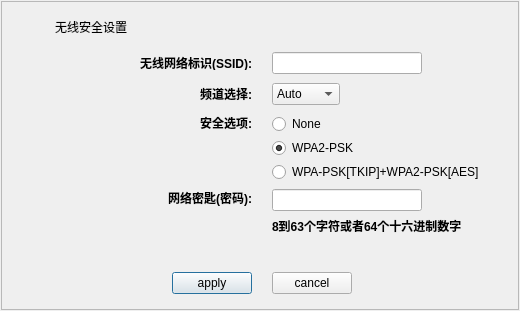
<?xml version="1.0" encoding="UTF-8"?>
<ui version="4.0">
 <class>PowerlineWirelessSet</class>
 <widget class="QDialog" name="PowerlineWirelessSet">
  <property name="geometry">
   <rect>
    <x>0</x>
    <y>0</y>
    <width>520</width>
    <height>311</height>
   </rect>
  </property>
  <property name="windowTitle">
   <string>Dialog</string>
  </property>
  <layout class="QVBoxLayout" name="verticalLayout">
   <property name="spacing">
    <number>1</number>
   </property>
   <property name="margin">
    <number>1</number>
   </property>
   <item>
    <widget class="QFrame" name="iframe">
     <property name="frameShape">
      <enum>QFrame::StyledPanel</enum>
     </property>
     <property name="frameShadow">
      <enum>QFrame::Raised</enum>
     </property>
     <widget class="QFrame" name="frame_13">
      <property name="geometry">
       <rect>
        <x>10</x>
        <y>49</y>
        <width>501</width>
        <height>211</height>
       </rect>
      </property>
      <property name="frameShape">
       <enum>QFrame::NoFrame</enum>
      </property>
      <property name="frameShadow">
       <enum>QFrame::Plain</enum>
      </property>
      <layout class="QVBoxLayout" name="verticalLayout_3">
       <property name="spacing">
        <number>5</number>
       </property>
       <property name="margin">
        <number>0</number>
       </property>
       <item>
        <widget class="QFrame" name="frame_10">
         <property name="maximumSize">
          <size>
           <width>16777215</width>
           <height>30</height>
          </size>
         </property>
         <property name="frameShape">
          <enum>QFrame::NoFrame</enum>
         </property>
         <property name="frameShadow">
          <enum>QFrame::Plain</enum>
         </property>
         <layout class="QHBoxLayout" name="horizontalLayout_8">
          <property name="spacing">
           <number>20</number>
          </property>
          <property name="topMargin">
           <number>2</number>
          </property>
          <property name="bottomMargin">
           <number>2</number>
          </property>
          <item>
           <widget class="QLabel" name="lab_ssid">
            <property name="sizePolicy">
             <sizepolicy hsizetype="Expanding" vsizetype="Preferred">
              <horstretch>0</horstretch>
              <verstretch>0</verstretch>
             </sizepolicy>
            </property>
            <property name="maximumSize">
             <size>
              <width>16777215</width>
              <height>15</height>
             </size>
            </property>
            <property name="styleSheet">
             <string notr="true">font: bold;</string>
            </property>
            <property name="text">
             <string>无线网络标识(SSID):</string>
            </property>
            <property name="alignment">
             <set>Qt::AlignRight|Qt::AlignTrailing|Qt::AlignVCenter</set>
            </property>
           </widget>
          </item>
          <item>
           <layout class="QHBoxLayout" name="horizontalLayout_13">
            <property name="leftMargin">
             <number>0</number>
            </property>
            <property name="rightMargin">
             <number>9</number>
            </property>
            <item>
             <widget class="QLineEdit" name="edt_ssid">
              <property name="sizePolicy">
               <sizepolicy hsizetype="Preferred" vsizetype="Fixed">
                <horstretch>0</horstretch>
                <verstretch>0</verstretch>
               </sizepolicy>
              </property>
              <property name="minimumSize">
               <size>
                <width>150</width>
                <height>0</height>
               </size>
              </property>
              <property name="maxLength">
               <number>32</number>
              </property>
             </widget>
            </item>
            <item>
             <spacer name="horizontalSpacer_11">
              <property name="orientation">
               <enum>Qt::Horizontal</enum>
              </property>
              <property name="sizeHint" stdset="0">
               <size>
                <width>40</width>
                <height>20</height>
               </size>
              </property>
             </spacer>
            </item>
           </layout>
          </item>
         </layout>
        </widget>
       </item>
       <item>
        <widget class="QFrame" name="frame_11">
         <property name="maximumSize">
          <size>
           <width>16777215</width>
           <height>30</height>
          </size>
         </property>
         <property name="frameShape">
          <enum>QFrame::NoFrame</enum>
         </property>
         <property name="frameShadow">
          <enum>QFrame::Plain</enum>
         </property>
         <layout class="QHBoxLayout" name="horizontalLayout_9">
          <property name="spacing">
           <number>20</number>
          </property>
          <property name="topMargin">
           <number>2</number>
          </property>
          <property name="bottomMargin">
           <number>2</number>
          </property>
          <item>
           <widget class="QLabel" name="lab_channel">
            <property name="sizePolicy">
             <sizepolicy hsizetype="Expanding" vsizetype="Preferred">
              <horstretch>0</horstretch>
              <verstretch>0</verstretch>
             </sizepolicy>
            </property>
            <property name="styleSheet">
             <string notr="true">font: bold;</string>
            </property>
            <property name="text">
             <string>频道选择:</string>
            </property>
            <property name="alignment">
             <set>Qt::AlignRight|Qt::AlignTrailing|Qt::AlignVCenter</set>
            </property>
           </widget>
          </item>
          <item>
           <layout class="QHBoxLayout" name="horizontalLayout_16">
            <property name="leftMargin">
             <number>0</number>
            </property>
            <property name="rightMargin">
             <number>9</number>
            </property>
            <item>
             <widget class="QComboBox" name="cob_channel">
              <property name="sizePolicy">
               <sizepolicy hsizetype="Preferred" vsizetype="Fixed">
                <horstretch>0</horstretch>
                <verstretch>0</verstretch>
               </sizepolicy>
              </property>
              <property name="minimumSize">
               <size>
                <width>68</width>
                <height>0</height>
               </size>
              </property>
              <property name="maximumSize">
               <size>
                <width>68</width>
                <height>16777215</height>
               </size>
              </property>
              <property name="focusPolicy">
               <enum>Qt::NoFocus</enum>
              </property>
              <property name="maxCount">
               <number>15</number>
              </property>
              <item>
               <property name="text">
                <string>Auto</string>
               </property>
              </item>
              <item>
               <property name="text">
                <string>1</string>
               </property>
              </item>
              <item>
               <property name="text">
                <string>2</string>
               </property>
              </item>
              <item>
               <property name="text">
                <string>3</string>
               </property>
              </item>
              <item>
               <property name="text">
                <string>4</string>
               </property>
              </item>
              <item>
               <property name="text">
                <string>5</string>
               </property>
              </item>
              <item>
               <property name="text">
                <string>6</string>
               </property>
              </item>
              <item>
               <property name="text">
                <string>7</string>
               </property>
              </item>
              <item>
               <property name="text">
                <string>8</string>
               </property>
              </item>
              <item>
               <property name="text">
                <string>9</string>
               </property>
              </item>
              <item>
               <property name="text">
                <string>10</string>
               </property>
              </item>
              <item>
               <property name="text">
                <string>11</string>
               </property>
              </item>
              <item>
               <property name="text">
                <string>12</string>
               </property>
              </item>
             </widget>
            </item>
            <item>
             <spacer name="horizontalSpacer_12">
              <property name="orientation">
               <enum>Qt::Horizontal</enum>
              </property>
              <property name="sizeType">
               <enum>QSizePolicy::Expanding</enum>
              </property>
              <property name="sizeHint" stdset="0">
               <size>
                <width>40</width>
                <height>20</height>
               </size>
              </property>
             </spacer>
            </item>
           </layout>
          </item>
         </layout>
        </widget>
       </item>
       <item>
        <widget class="QFrame" name="frame_12">
         <property name="minimumSize">
          <size>
           <width>0</width>
           <height>80</height>
          </size>
         </property>
         <property name="frameShape">
          <enum>QFrame::NoFrame</enum>
         </property>
         <property name="frameShadow">
          <enum>QFrame::Plain</enum>
         </property>
         <layout class="QHBoxLayout" name="horizontalLayout_10">
          <property name="spacing">
           <number>20</number>
          </property>
          <property name="topMargin">
           <number>2</number>
          </property>
          <property name="bottomMargin">
           <number>2</number>
          </property>
          <item>
           <widget class="QLabel" name="lab_sec">
            <property name="styleSheet">
             <string notr="true">font: bold;</string>
            </property>
            <property name="text">
             <string>安全选项:</string>
            </property>
            <property name="alignment">
             <set>Qt::AlignRight|Qt::AlignTop|Qt::AlignTrailing</set>
            </property>
           </widget>
          </item>
          <item>
           <widget class="QFrame" name="frame_2">
            <property name="sizePolicy">
             <sizepolicy hsizetype="Preferred" vsizetype="Preferred">
              <horstretch>0</horstretch>
              <verstretch>0</verstretch>
             </sizepolicy>
            </property>
            <property name="frameShape">
             <enum>QFrame::NoFrame</enum>
            </property>
            <property name="frameShadow">
             <enum>QFrame::Plain</enum>
            </property>
            <layout class="QVBoxLayout" name="verticalLayout_4" stretch="0,0,0,0">
             <property name="spacing">
              <number>4</number>
             </property>
             <property name="leftMargin">
              <number>0</number>
             </property>
             <property name="topMargin">
              <number>0</number>
             </property>
             <property name="bottomMargin">
              <number>0</number>
             </property>
             <item>
              <widget class="QRadioButton" name="rdt_none">
               <property name="focusPolicy">
                <enum>Qt::NoFocus</enum>
               </property>
               <property name="text">
                <string>None</string>
               </property>
              </widget>
             </item>
             <item>
              <widget class="QRadioButton" name="rdt_aes">
               <property name="focusPolicy">
                <enum>Qt::NoFocus</enum>
               </property>
               <property name="text">
                <string>WPA2-PSK</string>
               </property>
               <property name="checked">
                <bool>true</bool>
               </property>
              </widget>
             </item>
             <item>
              <widget class="QRadioButton" name="rdt_mix">
               <property name="sizePolicy">
                <sizepolicy hsizetype="Minimum" vsizetype="Fixed">
                 <horstretch>0</horstretch>
                 <verstretch>0</verstretch>
                </sizepolicy>
               </property>
               <property name="focusPolicy">
                <enum>Qt::NoFocus</enum>
               </property>
               <property name="text">
                <string>WPA-PSK[TKIP]+WPA2-PSK[AES]</string>
               </property>
              </widget>
             </item>
             <item>
              <spacer name="verticalSpacer_2">
               <property name="orientation">
                <enum>Qt::Vertical</enum>
               </property>
               <property name="sizeHint" stdset="0">
                <size>
                 <width>20</width>
                 <height>40</height>
                </size>
               </property>
              </spacer>
             </item>
            </layout>
           </widget>
          </item>
         </layout>
        </widget>
       </item>
       <item>
        <widget class="QFrame" name="fr_pwd">
         <property name="frameShape">
          <enum>QFrame::NoFrame</enum>
         </property>
         <property name="frameShadow">
          <enum>QFrame::Plain</enum>
         </property>
         <layout class="QHBoxLayout" name="horizontalLayout_7">
          <property name="spacing">
           <number>20</number>
          </property>
          <property name="topMargin">
           <number>0</number>
          </property>
          <property name="bottomMargin">
           <number>0</number>
          </property>
          <item>
           <widget class="QLabel" name="lab_key">
            <property name="sizePolicy">
             <sizepolicy hsizetype="Expanding" vsizetype="Preferred">
              <horstretch>0</horstretch>
              <verstretch>0</verstretch>
             </sizepolicy>
            </property>
            <property name="styleSheet">
             <string notr="true">font: bold;</string>
            </property>
            <property name="text">
             <string>网络密匙(密码):</string>
            </property>
            <property name="alignment">
             <set>Qt::AlignRight|Qt::AlignTop|Qt::AlignTrailing</set>
            </property>
           </widget>
          </item>
          <item>
           <widget class="QFrame" name="frame_8">
            <property name="sizePolicy">
             <sizepolicy hsizetype="Preferred" vsizetype="Preferred">
              <horstretch>0</horstretch>
              <verstretch>0</verstretch>
             </sizepolicy>
            </property>
            <property name="frameShape">
             <enum>QFrame::NoFrame</enum>
            </property>
            <property name="frameShadow">
             <enum>QFrame::Plain</enum>
            </property>
            <layout class="QVBoxLayout" name="verticalLayout_5">
             <property name="leftMargin">
              <number>0</number>
             </property>
             <property name="topMargin">
              <number>0</number>
             </property>
             <property name="bottomMargin">
              <number>0</number>
             </property>
             <item>
              <layout class="QHBoxLayout" name="horizontalLayout_12">
               <item>
                <widget class="QLineEdit" name="edt_key">
                 <property name="minimumSize">
                  <size>
                   <width>150</width>
                   <height>0</height>
                  </size>
                 </property>
                 <property name="maxLength">
                  <number>64</number>
                 </property>
                </widget>
               </item>
               <item>
                <spacer name="horizontalSpacer_9">
                 <property name="orientation">
                  <enum>Qt::Horizontal</enum>
                 </property>
                 <property name="sizeHint" stdset="0">
                  <size>
                   <width>40</width>
                   <height>20</height>
                  </size>
                 </property>
                </spacer>
               </item>
              </layout>
             </item>
             <item>
              <widget class="QLabel" name="lab_words_limit">
               <property name="sizePolicy">
                <sizepolicy hsizetype="Maximum" vsizetype="Preferred">
                 <horstretch>0</horstretch>
                 <verstretch>0</verstretch>
                </sizepolicy>
               </property>
               <property name="maximumSize">
                <size>
                 <width>222</width>
                 <height>16777215</height>
                </size>
               </property>
               <property name="styleSheet">
                <string notr="true">font: bold;</string>
               </property>
               <property name="text">
                <string>8到63个字符或者64个十六进制数字</string>
               </property>
               <property name="wordWrap">
                <bool>true</bool>
               </property>
              </widget>
             </item>
             <item>
              <spacer name="verticalSpacer">
               <property name="orientation">
                <enum>Qt::Vertical</enum>
               </property>
               <property name="sizeType">
                <enum>QSizePolicy::Expanding</enum>
               </property>
               <property name="sizeHint" stdset="0">
                <size>
                 <width>20</width>
                 <height>40</height>
                </size>
               </property>
              </spacer>
             </item>
            </layout>
           </widget>
          </item>
         </layout>
        </widget>
       </item>
      </layout>
      <zorder>frame_12</zorder>
      <zorder>frame_10</zorder>
      <zorder>frame_11</zorder>
      <zorder>fr_pwd</zorder>
     </widget>
     <widget class="QFrame" name="frame_6">
      <property name="geometry">
       <rect>
        <x>10</x>
        <y>270</y>
        <width>501</width>
        <height>25</height>
       </rect>
      </property>
      <property name="frameShape">
       <enum>QFrame::NoFrame</enum>
      </property>
      <property name="frameShadow">
       <enum>QFrame::Plain</enum>
      </property>
      <layout class="QHBoxLayout" name="horizontalLayout_6">
       <property name="spacing">
        <number>20</number>
       </property>
       <property name="margin">
        <number>0</number>
       </property>
       <item>
        <spacer name="horizontalSpacer_7">
         <property name="orientation">
          <enum>Qt::Horizontal</enum>
         </property>
         <property name="sizeHint" stdset="0">
          <size>
           <width>40</width>
           <height>20</height>
          </size>
         </property>
        </spacer>
       </item>
       <item>
        <widget class="QPushButton" name="but_apply">
         <property name="text">
          <string>apply</string>
         </property>
        </widget>
       </item>
       <item>
        <widget class="QPushButton" name="but_cancel">
         <property name="text">
          <string>cancel</string>
         </property>
        </widget>
       </item>
       <item>
        <spacer name="horizontalSpacer_8">
         <property name="orientation">
          <enum>Qt::Horizontal</enum>
         </property>
         <property name="sizeHint" stdset="0">
          <size>
           <width>40</width>
           <height>20</height>
          </size>
         </property>
        </spacer>
       </item>
      </layout>
     </widget>
     <widget class="QFrame" name="frame_3">
      <property name="geometry">
       <rect>
        <x>11</x>
        <y>15</y>
        <width>501</width>
        <height>21</height>
       </rect>
      </property>
      <property name="frameShape">
       <enum>QFrame::NoFrame</enum>
      </property>
      <property name="frameShadow">
       <enum>QFrame::Plain</enum>
      </property>
      <layout class="QHBoxLayout" name="horizontalLayout_2">
       <property name="spacing">
        <number>0</number>
       </property>
       <property name="margin">
        <number>0</number>
       </property>
       <item>
        <spacer name="horizontalSpacer">
         <property name="orientation">
          <enum>Qt::Horizontal</enum>
         </property>
         <property name="sizeType">
          <enum>QSizePolicy::Fixed</enum>
         </property>
         <property name="sizeHint" stdset="0">
          <size>
           <width>43</width>
           <height>18</height>
          </size>
         </property>
        </spacer>
       </item>
       <item>
        <widget class="QLabel" name="label_title">
         <property name="sizePolicy">
          <sizepolicy hsizetype="Expanding" vsizetype="Preferred">
           <horstretch>0</horstretch>
           <verstretch>0</verstretch>
          </sizepolicy>
         </property>
         <property name="text">
          <string>无线安全设置</string>
         </property>
        </widget>
       </item>
      </layout>
     </widget>
    </widget>
   </item>
  </layout>
 </widget>
 <resources/>
 <connections/>
</ui>
